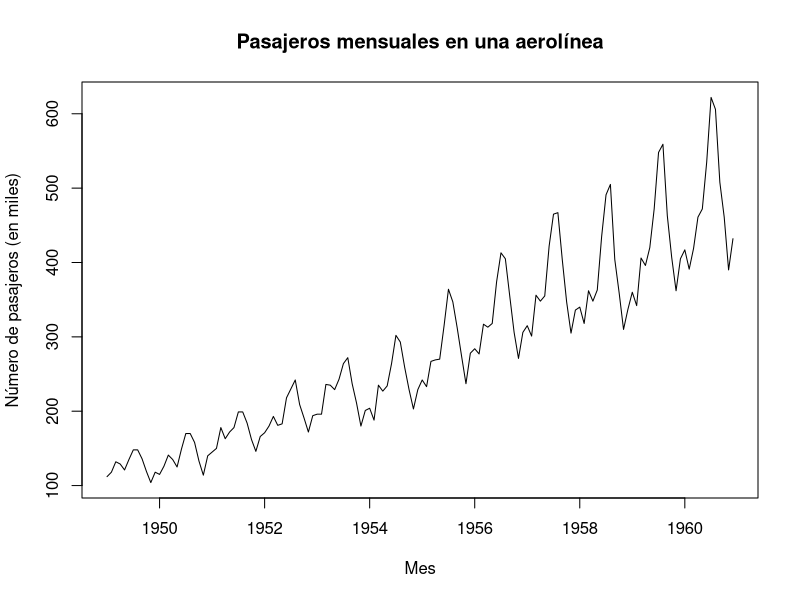
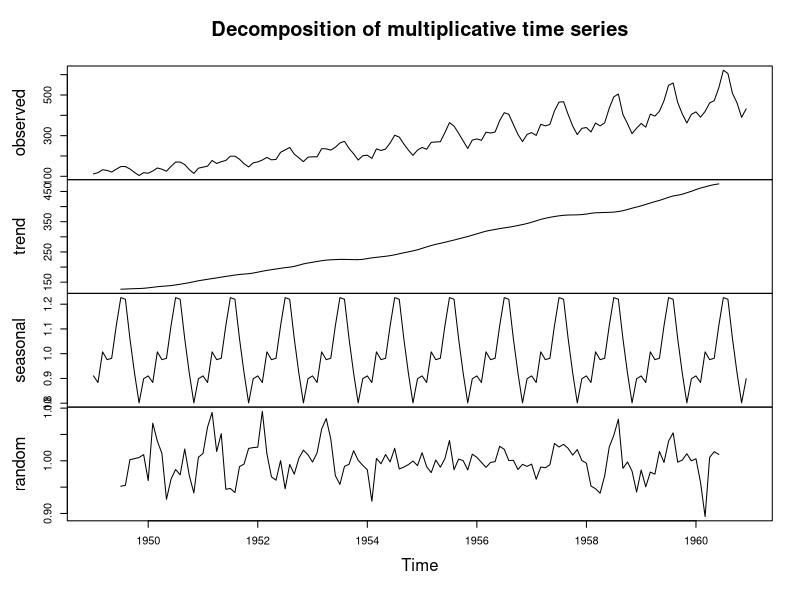
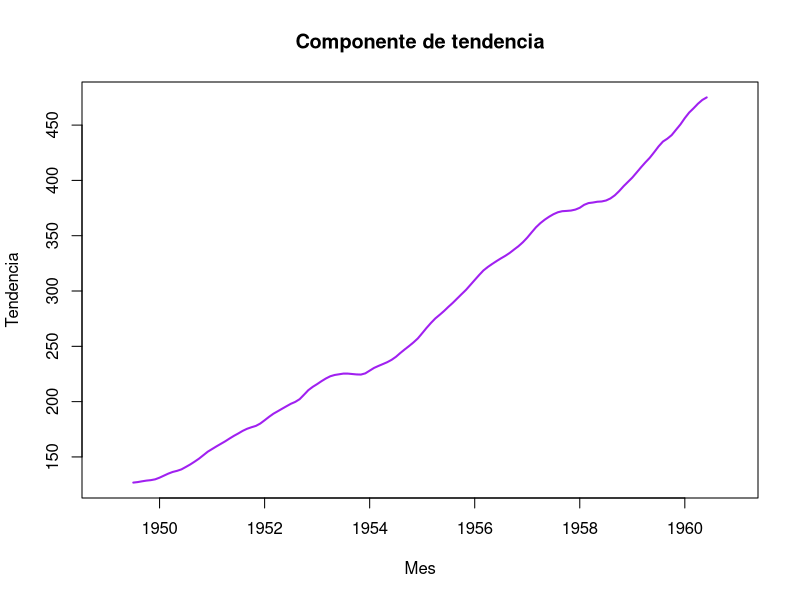
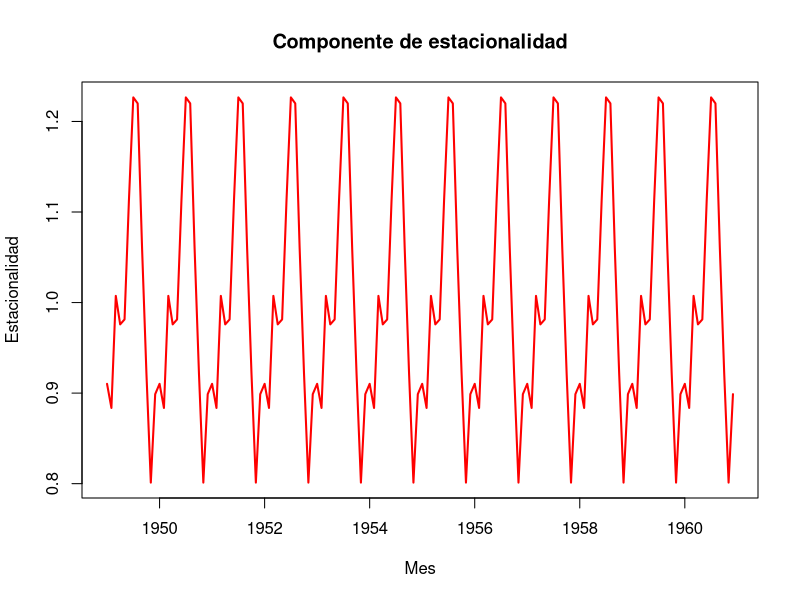
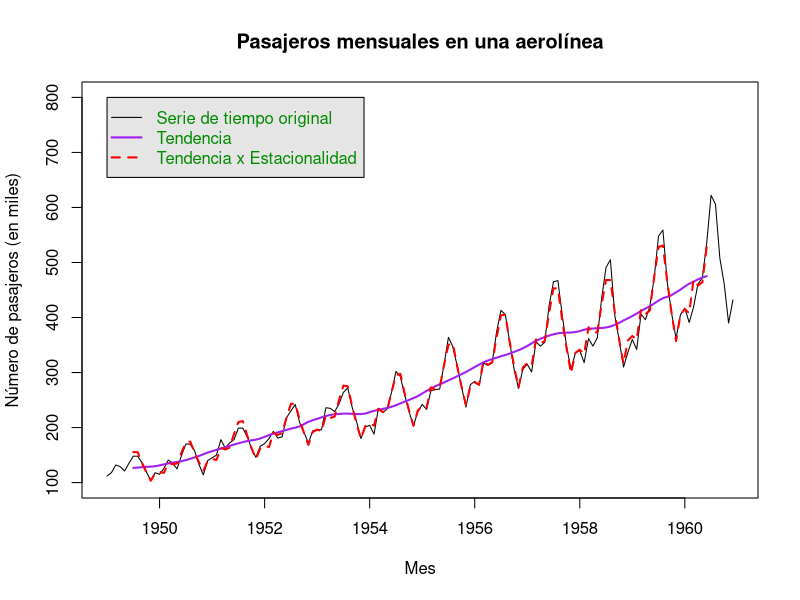

Source code (R) for these figures, in order:
#EJEMPLO6.SERIES DE TIEMPO Y DESCOMPOSICIÓN


##UTILIZAREMOS UN DATASET DEL PAQUETE DATASETS
library(datasets)
(AP <- AirPassengers) # Número de pasajeros (en miles) por mes de una aerolínea
class(AP)
##Inicio, fin y frecuencia de la serie
start(AP); end(AP); frequency(AP)
##Graficamos la serie de tiempo
plot(AP, main = "Pasajeros mensuales en una aerolínea", ylab = "Número de pasajeros (en miles)", xlab = "Mes")
##DESCOMPOSICIÓN MULTIPLICATIVA
comp <- decompose(AP, type = "multiplicative")
##Graficamos la serie original, tendencia, estacionalidad, y componente aleatoria
plot(comp)
##Graficamos únicamente la serie de tendencia
plot(comp$trend, col = "purple", lwd = 2, main = "Componente de tendencia", ylab = "Tendencia", xlab = "Mes")  # Gráfica de la tendencia 
##Graficamos la componente estacional
plot(comp$seasonal, col = "red", lwd = 2, main = "Componente de estacionalidad", ylab = "Estacionalidad", xlab = "Mes") # Gráfica de la estacionalidad
##Finalmente graficamos la serie original, junto con la tendencia y tendencia*estacionalidad
plot(AP, main = "Pasajeros mensuales en una aerolínea", ylab = "Número de pasajeros (en miles)", xlab = "Mes", ylim = c(100, 800))
lines(comp$trend , col = "purple", lwd = 2)
lines(comp$seasonal * comp$trend, col = "red", lty = 2, lwd = 2 )
legend(1949, 800, 
       c('Serie de tiempo original', 'Tendencia',
         'Tendencia x Estacionalidad'),
       col = c('black', 'purple', 'red'),
       text.col = "green4", lty = c(1, 1, 2),
       lwd = c(1, 2, 2),
       merge = TRUE,
       bg = 'gray90')
